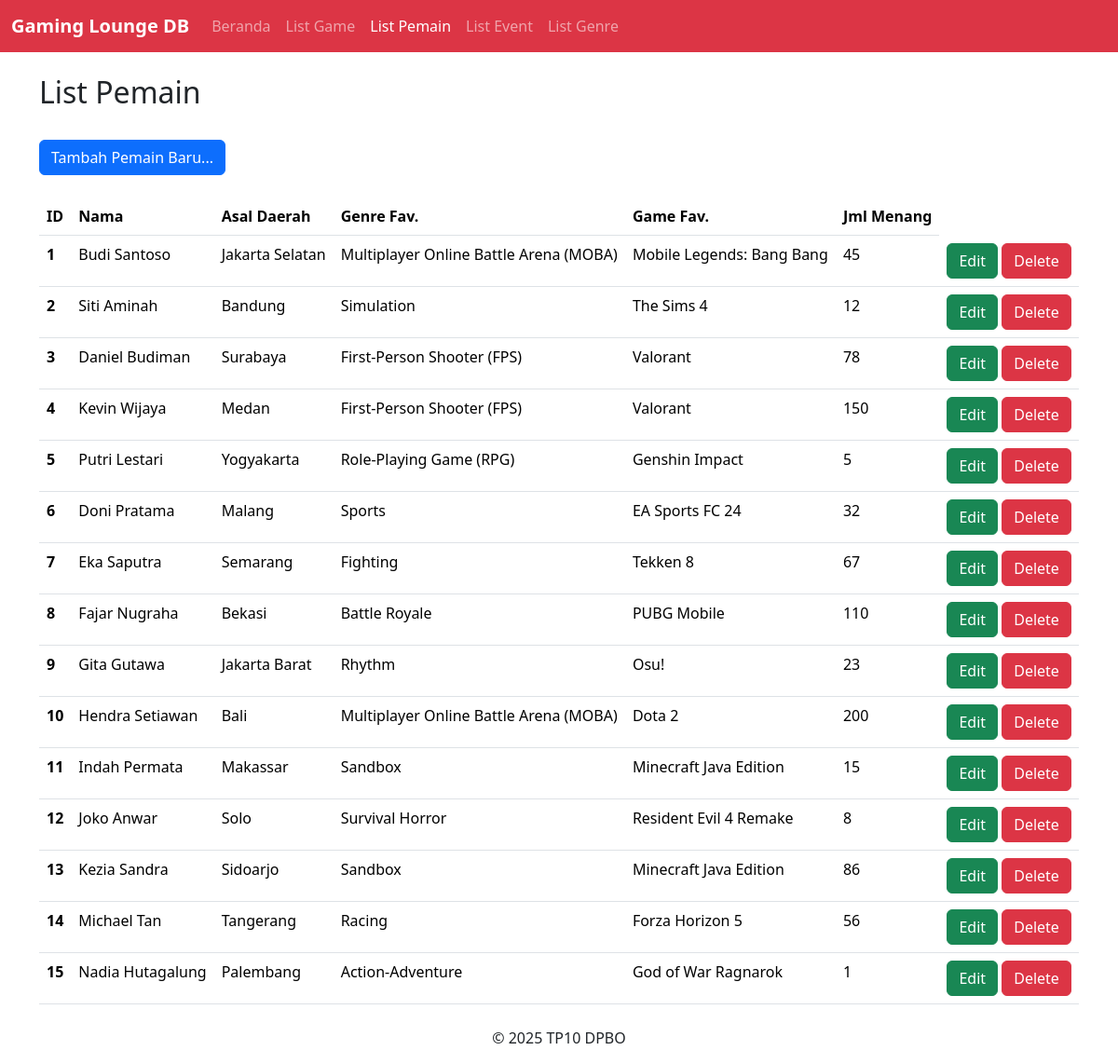
Page /project/index.php?page=players on the committed database.
### tables this page shows
CREATE TABLE IF NOT EXISTS pemain (
    id INT AUTO_INCREMENT PRIMARY KEY,
    nama VARCHAR(100) NOT NULL,
    asal_daerah VARCHAR(100) NOT NULL,
    genre_favorit INT NOT NULL,
    game_favorit INT NOT NULL,
    jumlah_menang INT DEFAULT 0,
    FOREIGN KEY (genre_favorit) REFERENCES genre(id),
    FOREIGN KEY (game_favorit) REFERENCES game(id)
);

CREATE TABLE IF NOT EXISTS genre (
    id INT AUTO_INCREMENT PRIMARY KEY,
    nama VARCHAR(255) NOT NULL,
    rekomendasi_usia VARCHAR(16) NOT NULL
);

CREATE TABLE IF NOT EXISTS game (
    id INT AUTO_INCREMENT PRIMARY KEY,
    nama VARCHAR(255) NOT NULL,
    genre_id INT NOT NULL,
    platform VARCHAR(255) NOT NULL,
    tahun_rilis INT NOT NULL,
    FOREIGN KEY (genre_id) REFERENCES genre(id)
);

### project/model/Database.php (called while the page is built, shortened)
<?php
class Database {
    private $host = "localhost";
    private $db_name = "tp10_mvvm";
    private $username = "root";
    private $password = "";
    private $conn;
    private $result;
    function __construct() {
        $this->conn = $this->connect();
    }
    public function connect() {
        $conn = null;
        try {
            $dsn = "mysql:host={$this->host};dbname={$this->db_name};charset=utf8mb4";
            $options = [
                PDO::ATTR_ERRMODE => PDO::ERRMODE_EXCEPTION,
                PDO::ATTR_DEFAULT_FETCH_MODE => PDO::FETCH_ASSOC,
                PDO::ATTR_EMULATE_PREPARES => false,
            ];
            $conn = new PDO($dsn, $this->username, $this->password, $options);
        } catch (PDOException $exception) {
            throw new RuntimeException("Koneksi gagal: " . $exception->getMessage(), 0, $exception);
        }
        return $conn;
    }
    public function executeQuery($query, $params = []) {
        try {
            $stmt = $this->conn->prepare($query);
            $stmt->execute($params);
            $this->result = $stmt;
            return $stmt;
        } catch (PDOException $e) {
            throw new RuntimeException('Query gagal: ' . $e->getMessage(), 0, $e);
        }
    }
    public function getAllResult($assoc = PDO::FETCH_ASSOC) {
        return $this->result->fetchAll($assoc);
    }
}
?>

### project/viewmodel/PemainViewModel.php (called while the page is built, shortened)
<?php
include_once("model/Pemain.php");
include_once("model/TabelPemain.php");
include_once("model/Genre.php");
include_once("model/TabelGenre.php");
include_once("model/Game.php");
include_once("model/TabelGame.php");
class PemainViewModel {
    private $list = [], $listGenre = [], $listGame = [];
    private $model, $modelGenre, $modelGame;
    public function __construct() {
        $this->model = new TabelPemain();
        $this->modelGenre = new TabelGenre();
        $this->modelGame = new TabelGame();
        $this->syncList();
        $this->syncForeignList();
    }
    public function syncList() {
        $data = $this->model->getAllData();
        $this->list = [];
        foreach ($data as $item) {
            $newData = new Pemain(
                $item['id'],
                $item['nama'],
                $item['asal_daerah'],
                $item['genre_favorit'],
                $item['game_favorit'],
                $item['jumlah_menang']
            );
            $this->list[] = $newData;
        }
    }
    public function syncForeignList() {
        $data = $this->modelGenre->getAllData();
        $this->listGenre = [];
        foreach ($data as $item) {
            $newData = new Genre(
                $item['id'],
                $item['nama'],
                $item['rekomendasi_usia']
            );
            $this->listGenre[] = $newData;
        }
        $data = $this->modelGame->getAllData();
        $this->listGame = [];
        foreach ($data as $item) {
            $newData = new Game(
                $item['id'],
                $item['nama'],
                $item['genre_id'],
                $item['platform'],
                $item['tahun_rilis']
            );
            $this->listGame[] = $newData;
        }
    }
    public function getAllData() {
        return $this->list;
    }
    public function getGenreById($id) {
        foreach ($this->listGenre as $item) {
            if ($item->getId() == $id) {
                return $item;
            }
        }
    }
    public function getGameById($id) {
        foreach ($this->listGame as $item) {
            if ($item->getId() == $id) {
                return $item;
            }
        }
    }
}
?>

### project/model/TabelPemain.php (called while the page is built, shortened)
<?php
require_once('Database.php');
class TabelPemain extends Database implements TableDataModel {
    public function getAllData(): array {
        $query = "SELECT * from pemain";
        $this->executeQuery($query);
        return $this->getAllResult();
    }
}
?>

### project/model/Pemain.php (called while the page is built, shortened)
<?php
class Pemain {
    private int $id;
    private string $nama;
    private string $asal_daerah;
    private int $genre_favorit;
    private int $game_favorit;
    private int $jumlah_menang;
    public function __construct($id, $nama, $asal_daerah, $genre_favorit, $game_favorit, $jumlah_menang){
        $this->id = $id;
        $this->nama = $nama;
        $this->asal_daerah = $asal_daerah;
        $this->genre_favorit = $genre_favorit;
        $this->game_favorit = $game_favorit;
        $this->jumlah_menang = $jumlah_menang;
    }
    public function getId(){
        return $this->id;
    }
    public function getNama(){
        return $this->nama;
    }
    public function getAsalDaerah(){
        return $this->asal_daerah;
    }
    public function getGenreFavorit(){
        return $this->genre_favorit;
    }
    public function getGameFavorit(){
        return $this->game_favorit;
    }
    public function getJumlahMenang(){
        return $this->jumlah_menang;
    }
}
?>

### project/model/Genre.php (called while the page is built, shortened)
<?php
class Genre {
    private $id;
    private $nama;
    public function __construct($id, $nama, $rekomendasi_usia){
        $this->id = $id;
        $this->nama = $nama;
    }
    public function getId(){
        return $this->id;
    }
    public function getNama(){
        return $this->nama;
    }
}
?>

### project/model/TabelGenre.php (called while the page is built, shortened)
<?php
require_once('Database.php');
class TabelGenre extends Database implements TableDataModel {
    public function getAllData(): array {
        $query = "SELECT * from genre";
        $this->executeQuery($query);
        return $this->getAllResult();
    }
}
?>

### project/model/Game.php (called while the page is built, shortened)
<?php
class Game {
    private int $id;
    private string $nama;
    public function __construct($id, $nama, $genre_id, $platform, $tahun_rilis){
        $this->id = $id;
        $this->nama = $nama;
    }
    public function getId(){
        return $this->id;
    }
    public function getNama(){
        return $this->nama;
    }
}
?>

### project/model/TabelGame.php (called while the page is built, shortened)
<?php
require_once('Database.php');
class TabelGame extends Database implements TableDataModel {
    public function getAllData(): array {
        $query = "SELECT * from game";
        $this->executeQuery($query);
        return $this->getAllResult();
    }
}
?>

### project/view/PemainView.php (the view, shortened to what this page needs)
<?php
include_once("viewmodel/PemainViewModel.php");
class PemainView {
    private $rows = array("ID", "Nama", "Asal Daerah", "Genre Fav.", "Game Fav.", "Jml Menang");
    private $viewmodel;
    private $webpage = "";
    public function __construct() {
        $this->viewmodel = new PemainViewModel();
    }
    private function getListPage() {
        $newWebPage = file_get_contents("view/template/db_list.html");
        $newWebPage = str_replace("PHP_PAGE_TITLE", "List Pemain", $newWebPage);
        $newWebPage = str_replace(
            "PHP_ADDBUTTON_NAME", "Tambah Pemain Baru...", $newWebPage);
        $newWebPage = str_replace("PHP_ADDBUTTON_LOCATION", "?page=players&action=add", $newWebPage);
        $th_rows = "";
        $th_columns = "";
        foreach ($this->rows as $row) {
            $th_rows .= "<th>". $row ."</th>";
        }
        foreach ($this->viewmodel->getAllData() as $row) {
            $genre = $this->viewmodel->getGenreById($row->getGenreFavorit());
            $genreName = "?";
            if (isset($genre) && $genre) {
                $genreName = $genre->getNama();
            }
            $game = $this->viewmodel->getGameById($row->getGameFavorit());
            $gameName = "?";
            if (isset($game) && $game) {
                $gameName = $game->getNama();
            }
            $del_script = "if (confirm(\"Yakin ingin menghapus data?\")) { location.href = \"?page=players&action=delete&id=" . htmlspecialchars($row->getId()) . "\" }";
            $th_columns .= "
            <tr>
                <th>" . htmlspecialchars($row->getId()) . "</th>
                <td>" . htmlspecialchars($row->getNama()) . "</td>
                <td>" . htmlspecialchars($row->getAsalDaerah()) . "</td>
                <td>" . htmlspecialchars($genreName) . "</td>
                <td>" . htmlspecialchars($gameName) . "</td>
                <td>" . htmlspecialchars($row->getJumlahMenang()) . "</td>
                <td>
                        <a class='btn btn-success' href='?page=players&action=edit&id=" . htmlspecialchars($row->getId()) . "'>Edit</a>
                        <button class='btn btn-danger' type='button' onclick='$del_script'>Delete</button>
                        </td>
            </tr>
            ";
        }
        $newWebPage = str_replace("PHP_TH_ROWS", $th_rows, $newWebPage);
        $newWebPage = str_replace("PHP_TBODY", $th_columns, $newWebPage);
        return $newWebPage;
    }
    public function render($action, $dataId=null) {
        switch ($action) {
            case "list":
            case "delete":
            case "":
            default:
                $this->webpage = $this->getListPage();
        }
        return $this->webpage;
    }
};
?>

### rows in the picture
pemain: id "1", nama "Budi Santoso", asal_daerah "Jakarta Selatan", genre_favorit.nama "Multiplayer Online Battle Arena (MOBA)", game_favorit.nama "Mobile Legends: Bang Bang", jumlah_menang "45"
pemain: id "2", nama "Siti Aminah", asal_daerah "Bandung", genre_favorit.nama "Simulation", game_favorit.nama "The Sims 4", jumlah_menang "12"
pemain: id "3", nama "Daniel Budiman", asal_daerah "Surabaya", genre_favorit.nama "First-Person Shooter (FPS)", game_favorit.nama "Valorant", jumlah_menang "78"
pemain: id "4", nama "Kevin Wijaya", asal_daerah "Medan", genre_favorit.nama "First-Person Shooter (FPS)", game_favorit.nama "Valorant", jumlah_menang "150"
pemain: id "5", nama "Putri Lestari", asal_daerah "Yogyakarta", genre_favorit.nama "Role-Playing Game (RPG)", game_favorit.nama "Genshin Impact", jumlah_menang "5"
pemain: id "6", nama "Doni Pratama", asal_daerah "Malang", genre_favorit.nama "Sports", game_favorit.nama "EA Sports FC 24", jumlah_menang "32"
pemain: id "7", nama "Eka Saputra", asal_daerah "Semarang", genre_favorit.nama "Fighting", game_favorit.nama "Tekken 8", jumlah_menang "67"
pemain: id "8", nama "Fajar Nugraha", asal_daerah "Bekasi", genre_favorit.nama "Battle Royale", game_favorit.nama "PUBG Mobile", jumlah_menang "110"
pemain: id "9", nama "Gita Gutawa", asal_daerah "Jakarta Barat", genre_favorit.nama "Rhythm", game_favorit.nama "Osu!", jumlah_menang "23"
pemain: id "10", nama "Hendra Setiawan", asal_daerah "Bali", genre_favorit.nama "Multiplayer Online Battle Arena (MOBA)", game_favorit.nama "Dota 2", jumlah_menang "200"
pemain: id "11", nama "Indah Permata", asal_daerah "Makassar", genre_favorit.nama "Sandbox", game_favorit.nama "Minecraft Java Edition", jumlah_menang "15"
pemain: id "12", nama "Joko Anwar", asal_daerah "Solo", genre_favorit.nama "Survival Horror", game_favorit.nama "Resident Evil 4 Remake", jumlah_menang "8"
pemain: id "13", nama "Kezia Sandra", asal_daerah "Sidoarjo", genre_favorit.nama "Sandbox", game_favorit.nama "Minecraft Java Edition", jumlah_menang "86"
pemain: id "14", nama "Michael Tan", asal_daerah "Tangerang", genre_favorit.nama "Racing", game_favorit.nama "Forza Horizon 5", jumlah_menang "56"
pemain: id "15", nama "Nadia Hutagalung", asal_daerah "Palembang", genre_favorit.nama "Action-Adventure", game_favorit.nama "God of War Ragnarok", jumlah_menang "1"

### other values in the picture
$body "List Pemain Tambah Pemain Baru..."
$row "ID"
$row "Nama"
$row "Asal Daerah"
$row "Genre Fav."
$row "Game Fav."
$row "Jml Menang"
